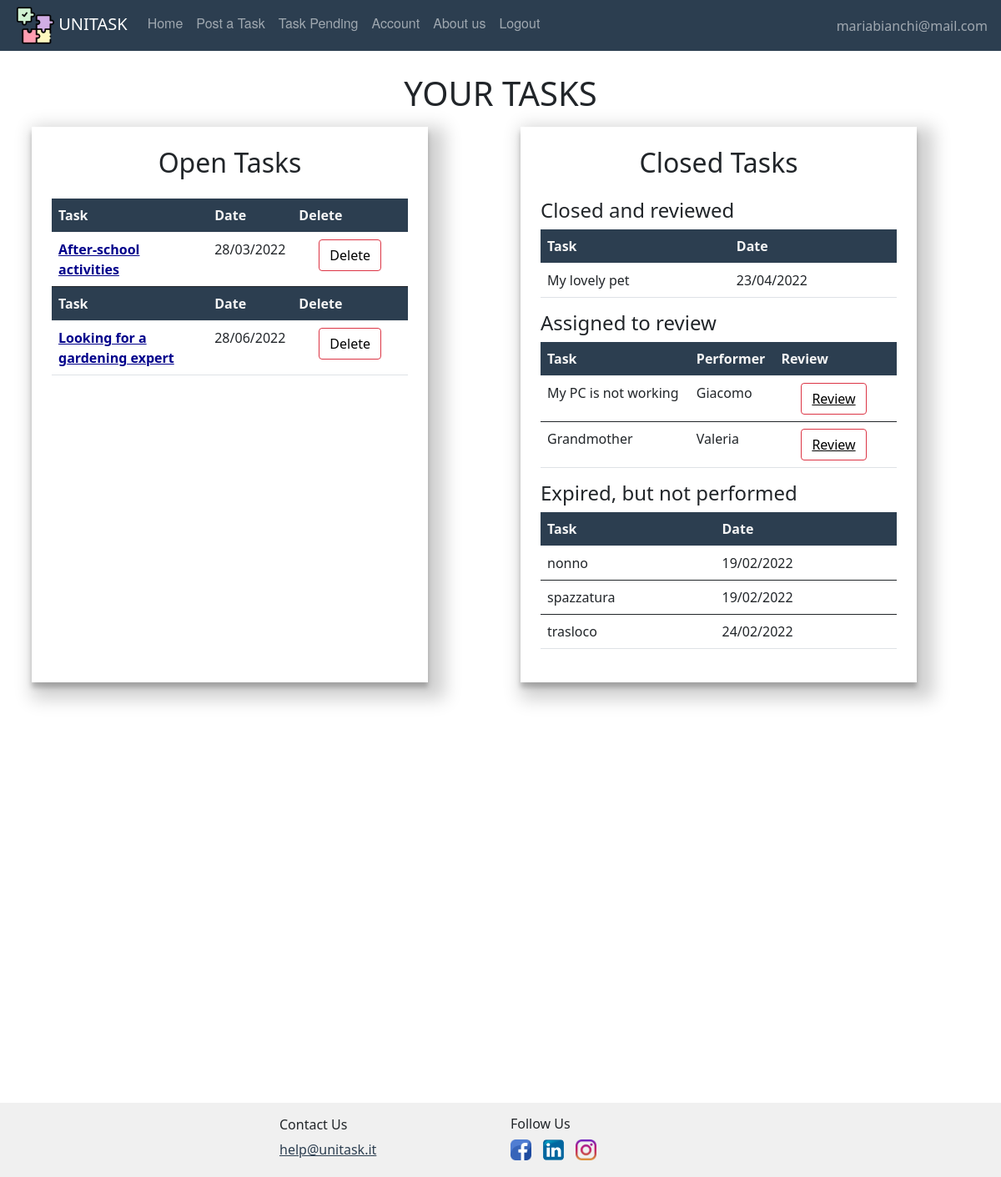
/taskpending (signed in), run on the app's committed database.
### website/models.py (models this page shows, shortened)
class User(db.Model, UserMixin):
    id = db.Column(db.Integer, primary_key=True)
    email = db.Column(db.String(150), unique=True)
    password = db.Column(db.String(150))
    first_name = db.Column(db.String(150))
    surname = db.Column(db.String(150))
    description = db.Column(db.String(200))
    type = db.Column(db.String(20))
    reviewsposted = db.relationship('Review', foreign_keys='Review.id_reviewer',
                                    backref='author')
    reviewsreceived = db.relationship('Review', foreign_keys='Review.id_reviewed',
                                      backref='received')
    __mapper_args__ = {
        'polymorphic_on': type,
        'polymorphic_identity': 'user',
    }

class Offer(db.Model, UserMixin):
    id = db.Column(db.Integer, primary_key=True)
    title = db.Column(db.String(150))
    description = db.Column(db.String(150))
    address = db.Column(db.String(150))
    placeId = db.Column(db.String(150))
    amount = db.Column(db.Integer)
    lat = db.Column(db.Float)
    lng = db.Column(db.Float)
    date = db.Column(db.DateTime(timezone=True), default=func.now())
    dateexpire = db.Column(db.DateTime(timezone=True))
    isAss = db.Column(db.Boolean, default=False)
    date_task = db.Column(db.DateTime(timezone=True))
    id_adult = db.Column(db.Integer, db.ForeignKey('adult.id'))
    scelta = db.Column(db.Integer, db.ForeignKey('student.id'))
    isPerf = db.Column(db.Boolean, default=False)
    rece = db.relationship('Review', backref='recensione')
    isClosed = db.Column(db.Boolean, default=False)

### website/adult/routes.py (the view)
@adults.route('/taskpending')
def taskpending():
    pending = []
    for task in current_user.tasks:
        if task.isAss and task.isClosed == False:
            pending.append(task)
        if task.isAss == False and task.isPerf == True:
            pending.append(task)
    return render_template("adult/taskspending.html", user=current_user, pending=pending)

### website/models.py (called while the page is built)
    def gettaskclosed(self):
        t = []
        for off in self.tasks:
            if off.isClosed and off.isPerf:
                t.append(off)
        return t

    def gettaskexpired(self):
        t = []
        for off in self.tasks:
            if off.isClosed and not off.isPerf:
                t.append(off)
        return t

    def gettasksopen(self):
        t = []
        for off in self.tasks:
            if not off.isClosed:
                t.append(off)
        return t

    def gettasksAssnotPerf(self):
        t = []
        for off in self.tasks:
            if not off.isClosed and off.isAss and not off.isPerf:
                t.append(off)
        return t

### website/templates/adult/taskspending.html (shortened to what this page needs)
{% extends "base.html" %}
{% block content %}
    <br/>
    <h1 align="center">YOUR TASKS</h1>
    <div class="container" style="margin-bottom: 50vh">
        <div class="row">
            <div class="col-5 p-4 m-2 col-page">
                <h2 align="center" class="mb-4">Open Tasks</h2>
                <table class="table table-hover">
                    {% set  l = user.gettasksopen() %}
                    {% if l %}
                        {% for offer in l %}
                            {% if offer.isAss==False %}
                                <thead class="thead-dark" style="color:whitesmoke; background:#2c3e50">
                                <tr>
                                    <th scope="col">Task</th>
                                    <th scope="col">Date</th>
                                    <th scope="col">Delete</th>
                                </tr>
                                </thead>
                                <tbody>
                                <tr>
                                    <th scope="row"><a style="color:darkblue"
                                                       href={{ url_for('users.task', task_id=offer.id) }}>{{ offer.title }}</a>
                                    </th>
                                    <td>{{ offer.date_task.strftime("%d/%m/%Y") }}</td>
                                    <td>
                                        <button type="button" class="btn btn-outline-danger mx-4"><a
                                                class="delete-button"
                                                href={{ url_for('adults.deletetask', task_id=offer.id) }}> Delete</a>
                                        </button>
                                    </td>
                                </tr>
                                </tbody>
                            {% endif %}
                        {% endfor %}
                    {% endif %}
                </table>
            </div>
            <div class="col-1"></div>
            <div class="col-5 p-4 m-2 col-page">
                <h2 align="center" class="mb-4">Closed Tasks</h2>
                <div class="row">
                    <div class="col">
                        <h4 align="left">Closed and reviewed</h4>
                        <table class="table table-hover">
                            {% set  l = user.gettaskclosed() %}
                            {% if l %}
                                <thead class="thead-dark" style="color:whitesmoke; background:#2c3e50">
                                <tr>
                                    <th scope="col">Task</th>
                                    <th scope="col">Date</th>
                                </tr>
                                </thead>
                                {% for offer in l %}
                                    <tbody>
                                    <tr>
                                        <td>{{ offer.title }}</td>
                                        <td>{{ offer.date_task.strftime("%d/%m/%Y") }}</td>
                                    </tr>
                                    </tbody>
                                {% endfor %}
                            {% endif %}
                        </table>
                    </div>
                </div>
                <div class="row">
                    <h4 align="left">Assigned to review</h4>
                    <div class="col">
                        <table class="table table-hover">
                            {% set  l = user.gettasksAssnotPerf() %}
                            {% if l %}
                                <thead class="thead-dark" style="color:whitesmoke; background:#2c3e50">
                                <tr>
                                    <th scope="col">Task</th>
                                    <th scope="col">Performer</th>
                                    <th scope="col">Review</th>
                                </tr>
                                </thead>
                                {% if pending|length != 0 %}
                                    {% for offer in pending %}
                                        <tbody>
                                        <tr>
                                            <td>{{ offer.title }}</td>
                                            <td>{{ offer.performer.first_name }}</td>
                                            {% if offer.isAss==True and offer.isPerf==False %}
                                                <td>
                                                    <button type="button"
                                                            class="btn btn-outline-danger mx-4 review-button"><a
                                                            style="color:black"
                                                            href={{ url_for('users.writereview', task_id=offer.id) }}>
                                                        Review</a>
                                                    </button>
                                                </td>
                                                </tr>
                                                </tbody>
                                            {% endif %}
                                    {% endfor %}
                                {% endif %}
                            {% endif %}
                        </table>
                    </div>
                </div>
                <div class="row">
                    <div class="col">
                        <h4 align="left">Expired, but not performed</h4>
                        <table class="table table-hover">
                            {% set  l = user.gettaskexpired() %}
                            {% if l %}
                                <thead class="thead-dark" style="color:whitesmoke; background:#2c3e50">
                                <tr>
                                    <th scope="col">Task</th>
                                    <th scope="col">Date</th>
                                </tr>
                                </thead>
                                {% for offer in l %}
                                    <tbody>
                                    <tr>
                                        <td>{{ offer.title }}</td>
                                        <td>{{ offer.date_task.strftime("%d/%m/%Y") }}</td>
                                    </tr>
                                    </tbody>
                                {% endfor %}
                            {% endif %}
                        </table>
                    </div>
                </div>
            </div>
        </div>
    </div>
    <br/><br/>
{% endblock %}

### website/templates/base.html (shortened to what this page needs)
<!DOCTYPE html>
<html lang="">
<head>
    <link href="/static/css/style.css" rel="stylesheet">
    <link href="https://cdn.jsdelivr.net/npm/bootstrap@5.0.2/dist/css/bootstrap.min.css" rel="stylesheet"
>
    <link href="https://netdna.bootstrapcdn.com/font-awesome/3.2.1/css/font-awesome.css" rel="stylesheet">
</head>
<body>
<nav class="navbar fixed-top navbar-expand-lg navbar-dark">
    <ul class="navbar-nav mr-auto">
        <li>
            <a style="padding-left:1em;" class="navbar-brand" href="#">
                <img src="/static/images/pic/puzzle.png" width="45" height="45"/>
                UNITASK
            </a></li>
        {% if user.is_authenticated %}
            {% if user.type=='adult' %}
                <li class="nav-item"><a class="nav-link" id="home" href="/">Home</a></li>
                <li class="nav-item"><a class="nav-link" id="posttask" href="{{ url_for('adults.posttask') }}">Post a
                    Task</a></li>
                <li class="nav-item"><a class="nav-link" id="offer" href="{{ url_for('adults.taskpending') }}">Task
                    Pending</a></li>
                <li class="nav-item"><a class="nav-link" id="account" href="{{ url_for('users.account') }}">Account</a>
                </li>
                <li class="nav-item"><a class="nav-link" id="aboutus" href="{{ url_for('users.about_us') }}">About
                    us</a></li>
                <li class="nav-item"><a class="nav-link" id="logout" href="{{ url_for('auth.logout') }}">Logout</a></li>
            {% endif %}
            </ul>
            <ul class="navbar-nav ms-auto">
                <li class="nav-item">
                    <span style="padding-right:1em;" class="navbar-text d-flex justify-content-end">
                     {{ user.email }}
                       </span>
                </li>
            </ul>
        {% endif %}
</nav>
{% block content %}
{% endblock %}
</body>
{% block footer %}
    <div class="container-fluid mt-5" style="background-color: #f0f0f0">
        <div class="container-lg">
            <div class="row row-cols-md-4 p-3">
                <div class="col-md pb-1 m-auto navbar-light">
                </div>
                <div class="col-md pb-1 m-auto">
                    <h6>Contact Us</h6>
                    <a style="color: #2c3e50" href="mailto:help@unitask.it">help@unitask.it</a>
                </div>
                <div class="col-md pb-1 m-auto">
                    <h6>Follow Us</h6>
                    <img class="img-fluid" style="max-height: 25px; min-width: 25px"
                         src="/static/images/pic/facebook.png"/>
                    <img class="img-fluid" style="max-height: 25px; min-width: 25px"
                         src="/static/images/pic/linkedin.png"/>
                    <img class="img-fluid" style="max-height: 25px; min-width: 25px"
                         src="/static/images/pic/instagram.png"/>
                </div>
                <div class="col-md pb-1">
                </div>
            </div>
        </div>
    </div>
{% endblock footer %}
</html>

### website/static/css/style.css (style rules this page uses)
body { padding-top:4em; }
.navbar { list-style-type: none; margin: 0; padding: 0; overflow: hidden; background-color: #2c3e50; }
.nav-link { display: block; color: white; text-align: center; padding: 14px 16px; text-decoration: none; font-family: "Helvetica Neue", Helvetica, Arial, sans-serif; }
.delete-button { color:black; text-decoration: none; }
.review-button { color:black; text-decoration: none; }
.col-page { box-shadow: rgba(0, 0, 0, 0.19) 10px 10px 20px 10px, rgba(0, 0, 0, 0.23) 0px 6px 6px; }

### data on the page
User: email "mariabianchi@mail.com"
Offer: title "After-school activities", date_task "28/03/2022"
Offer: title "Looking for a gardening expert", date_task "28/06/2022"
Offer: title "My lovely pet", date_task "23/04/2022"
Offer: title "My PC is not working", performer.first_name "Giacomo"
Offer: title "Grandmother", performer.first_name "Valeria"
Offer: title "nonno", date_task "19/02/2022"
Offer: title "spazzatura", date_task "19/02/2022"
Offer: title "trasloco", date_task "24/02/2022"
